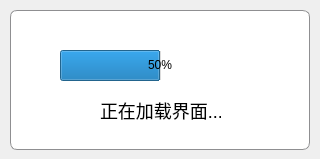
<?xml version="1.0" encoding="UTF-8"?>
<ui version="4.0">
 <class>Dialog</class>
 <widget class="QDialog" name="Dialog">
  <property name="geometry">
   <rect>
    <x>0</x>
    <y>0</y>
    <width>320</width>
    <height>159</height>
   </rect>
  </property>
  <property name="windowTitle">
   <string>Dialog</string>
  </property>
  <property name="windowIcon">
   <iconset>
    <normaloff>../images/logo.jpg</normaloff>../images/logo.jpg</iconset>
  </property>
  <widget class="QFrame" name="main_frame">
   <property name="geometry">
    <rect>
     <x>10</x>
     <y>10</y>
     <width>300</width>
     <height>140</height>
    </rect>
   </property>
   <property name="minimumSize">
    <size>
     <width>300</width>
     <height>140</height>
    </size>
   </property>
   <property name="styleSheet">
    <string notr="true">
#main_frame{
background:#ffffff;
border-top-left-radius:7px;
border-top-right-radius:7px;
border-bottom-left-radius:7px;
border-bottom-right-radius:7px;
border: 1px solid #8f8f91;

}</string>
   </property>
   <property name="frameShape">
    <enum>QFrame::StyledPanel</enum>
   </property>
   <property name="frameShadow">
    <enum>QFrame::Raised</enum>
   </property>
   <widget class="QProgressBar" name="main_progress">
    <property name="geometry">
     <rect>
      <x>50</x>
      <y>40</y>
      <width>201</width>
      <height>31</height>
     </rect>
    </property>
    <property name="styleSheet">
     <string notr="true">border-radius: none;
text-align: center;</string>
    </property>
    <property name="value">
     <number>50</number>
    </property>
   </widget>
   <widget class="QLabel" name="label">
    <property name="geometry">
     <rect>
      <x>90</x>
      <y>80</y>
      <width>121</width>
      <height>41</height>
     </rect>
    </property>
    <property name="styleSheet">
     <string notr="true">color:black;
border:none;
font-size:18px;
font-family: &quot;微软雅黑&quot;;</string>
    </property>
    <property name="text">
     <string>正在加载界面...</string>
    </property>
   </widget>
  </widget>
 </widget>
 <resources/>
 <connections/>
</ui>
